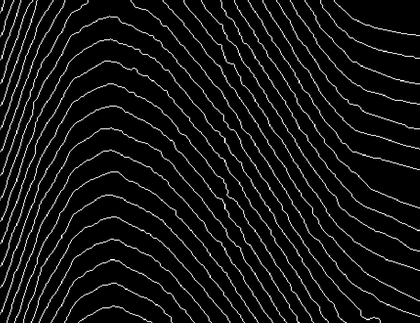
%> input picture anh_sau_refined_cut.bmp, 420 x 323 px, shrunk from 888 x 682 before the run
$ octave test_bwconncomp_flood_fill.m   (GNU Octave 9; MATLAB toolbox functions it lacks are replaced by stand-ins)
%> lines starting %> are read from the running program, lines starting %| are printed output that depends on the picture
clc; clear; close all;

% Đọc ảnh nhị phân (đã tiền xử lý)
bw = imread('anh_sau_refined_cut.bmp');
%> bw is the input picture: size 323x420x3 uint8; min 0, max 255, mean 17.8
if size(bw, 3) == 3
    bw = rgb2gray(bw) > 127;
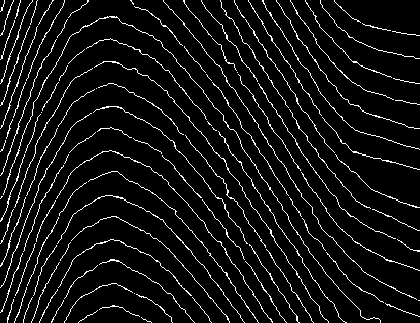
%> bw: size 323x420 logical; 6.9% white in thin lines or dots
end

% Cắt biên
offset = 25;
bw_crop = bw(offset:end-offset, offset:end-offset);
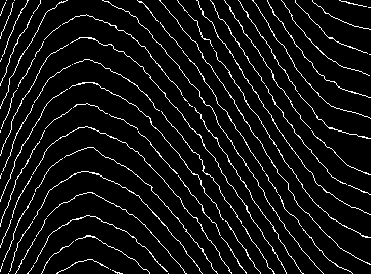
%> bw_crop: size 274x371 logical; 6.7% white in thin lines or dots
[H, W] = size(bw_crop);
%> H = 274; W = 371

% Phân vùng vân
cc = bwconncomp(bw_crop);
%> cc = 91 connected components
labeled_matrix = labelmatrix(cc);
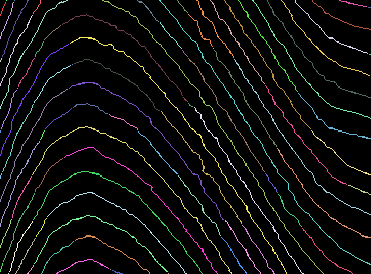
%> labeled_matrix: size 274x371 uint8; 92 distinct labels, from 0 to 91; one colour per label, 0 black
stats = regionprops(cc, 'Centroid');
%> stats = 91 regions; first 5, Centroid: [3.4 9.5], [7.6 21], [1.5 60.5], [15.9 49.7], [29.2 49.9]

% Tìm group gần tâm
centroids = cat(1, stats.Centroid);
%> centroids = 91 rows, first 12: [3.36 9.5; 7.65 21; 1.5 60.5; 15.86 49.7; 29.21 49.94; 1 132; 28.35 97.27; 1.33 176.5; 28.41 143; 18.48 182.6; 6.34 234; 2 268]
dist = vecnorm(centroids - [W/2, H/2], 2, 2);
%> dist = 91 values, max 225.5 at index 12, min 3.74 at index 43, mean 140
[~, idx_center] = min(dist);
%> idx_center = 43

% Khởi tạo nhãn cho các nhóm
labels = nan(cc.NumObjects, 1);
labels(idx_center) = 0;

% Hàng đợi các group cần xử lý
queue = idx_center;
%> queue = 43

% Danh sách đã xét (để tránh lặp lại)
processed_groups = false(cc.NumObjects, 1);
%> processed_groups = 91 logical values, 0 true
processed_groups(idx_center) = true;

while ~isempty(queue)
    current_group = queue(1);
    queue(1) = [];

    current_label = labels(current_group);
    pixels = cc.PixelIdxList{current_group};
    [rows, cols] = ind2sub([H, W], pixels);

    visited_gid = [];  % để không xét lại cùng 1 gid trong cùng vòng

    % Duyệt tất cả pixel của group hiện tại
    for i = 1:length(rows)
        r = rows(i);
        c = cols(i);

        % Kiểm tra 4 hướng: lên, xuống, trái, phải
        neighbors = [r-1, c; r+1, c; r, c-1; r, c+1];
        for n = 1:size(neighbors, 1)
            nr = neighbors(n, 1);
            nc = neighbors(n, 2);

            % Kiểm tra trong vùng ma trận
            if nr >= 1 && nr <= H && nc >= 1 && nc <= W
                gid = labeled_matrix(nr, nc);
                if gid > 0 && ~processed_groups(gid) && ~ismember(gid, visited_gid)
                    labels(gid) = current_label + 1; % gán nhãn tăng dần
                    queue(end+1) = gid; % thêm group mới vào hàng đợi
                    processed_groups(gid) = true;
                    visited_gid(end+1) = gid;
                end
            end
        end
    end
end
%> this loop made 1 pass
%> (current_group, current_label) on pass 1: (43, 0)
%> after the loop, gid = 0; processed_groups = 91 logical values, 1 true

% Hiển thị kết quả
figure; imshow(bw_crop); hold on;
for k = 1:cc.NumObjects
    if ~isnan(labels(k))
        c = stats(k).Centroid;
        text(c(1), c(2), num2str(labels(k)), ...
            'Color', 'yellow', 'FontSize', 12, 'FontWeight', 'bold');
    end
end
%> this loop made 91 passes
%> c on pass 43: [189.2 137.6]
title('Gán nhãn vân bằng flood-fill lan truyền 4 hướng từ tâm');
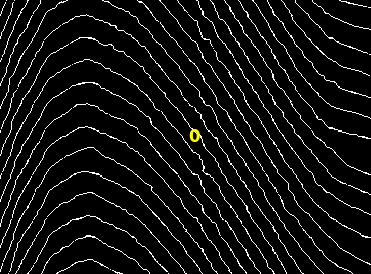
%> figure redrawn from the program's plot data; its title reads 'Gán nhãn vân bằng flood-fill lan truyền 4 hướng từ tâm'
hold off;
